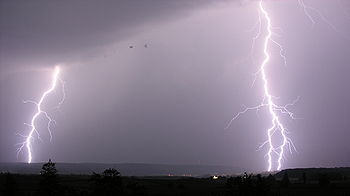
#> input picture interpolacao/trovs.JPG, 350 x 196 px
$ python test2.py
#> lines starting #> are read from the running program, lines starting #| are printed output that depends on the picture
import cv2 as cv
import numpy as np

img = cv.imread('trovs.JPG', 0)
#> img: shape (196, 350); min 0, max 255, mean 127.6
h = img.shape[0]
#> h = 196
w = img.shape[1]
#> w = 350

def interpol(x,L):
	return (-4/L**2)*(x**2 - x*L)

def int_ch(c, x, y):
	a = interpol(y, (0,h-1), (colors[0][c], colors[2][c]))
	b = interpol(y, (0,h-1), (colors[1][c], colors[3][c]))

	return interpol(x, (0,w-1), (a,b))

for y in range(h):
	for x in range(w):
		img[y][x] = interpol(x, w)*img[y][x]
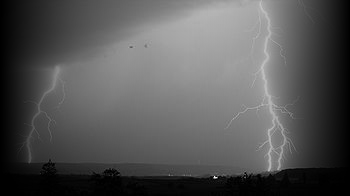
#> img: shape (196, 350); min 0, max 242, mean 85.4


cv.imwrite('out.png', img)
